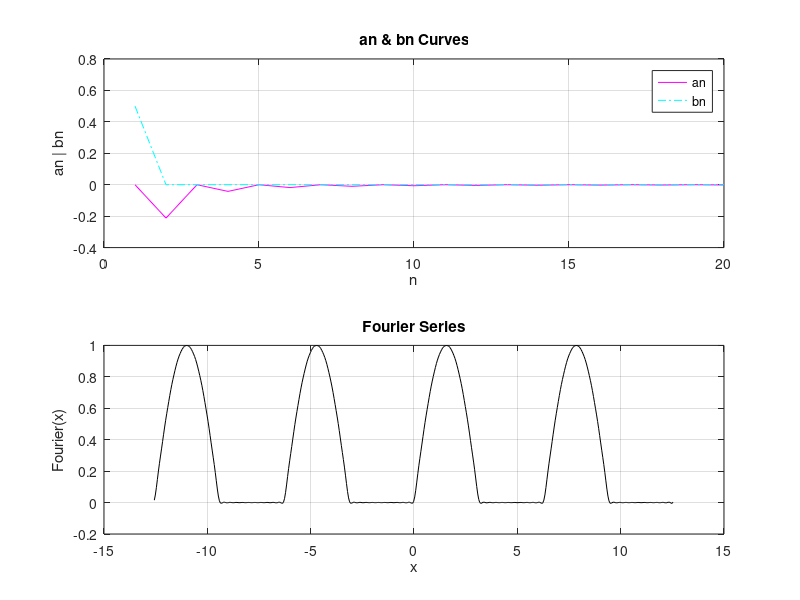

MATLAB code for this plot:
clc;
clear;

%main func
f = @(x) sin(x);
g = @(x) 0*x;

%variables
T = 2*pi;
Omega = (2*pi)/T;
period = -4*pi : 0.05 : 4*pi;

%Fourier coefficients
a0 = (2/(2*pi)) * (integral(g,-1*pi,0) + integral(f,0,pi));
an = @(n) (2/(2*pi)) * (integral(@(x) g(x).*cos(n*Omega*x),-1*pi,0) + integral(@(x) f(x).*cos(n*Omega*x),0,pi));
bn = @(n) (2/(2*pi)) * (integral(@(x) g(x).*sin(n*Omega*x),-1*pi,0) + integral(@(x) f(x).*sin(n*Omega*x),0,pi));

%calculating an & bn for n=1:100
for i=1:20
    anResult(i) = an(i);
    bnResult(i) = bn(i);
end

%calculating Fourier
for j=1:length(period)
    result(j) = (a0/2);
    for k=1:20
        result(j) = result(j) + an(k)*cos(k*Omega*period(j)) + bn(k)*sin(k*Omega*period(j));
    end
end

%plot an & bn
subplot(2,1,1);
N=1:20;
plot(N,anResult,'m-', N,bnResult,'c-.') , grid;
legend('an','bn');
xlabel('n');
ylabel('an | bn');
title('an & bn Curves');

%plot Fourier
subplot(2,1,2);
plot(period,result,'k-') , grid;
xlabel('x');
ylabel('Fourier(x)');
title('Fourier Series');